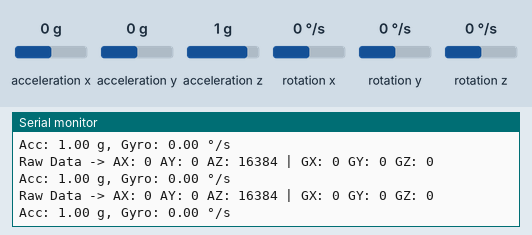
A sketch run on a simulated Arduino Uno, built with avr-gcc and run on an emulated ATmega328P. Shown: the last lines printed to the serial monitor. The inputs (shaded band) are chosen by the test bench; at power-on: acceleration x 0 g, acceleration y 0 g, acceleration z 1 g, rotation x 0 °/s, rotation y 0 °/s, rotation z 0 °/s.

Above: at 1.2 s.
1.3 s: acceleration x set to -1.4 g
At 1.39 s:
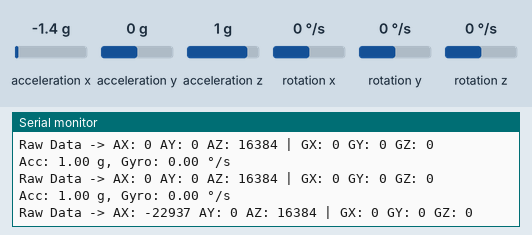
2.8 s: acceleration y set to -1.4 g
At 2.88 s:
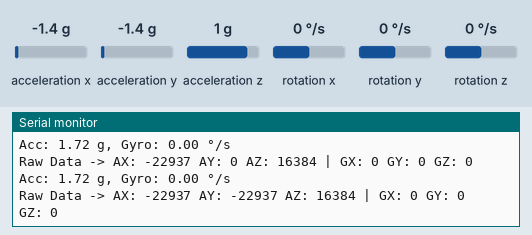
4.3 s: acceleration z set to -1.4 g
At 4.37 s:
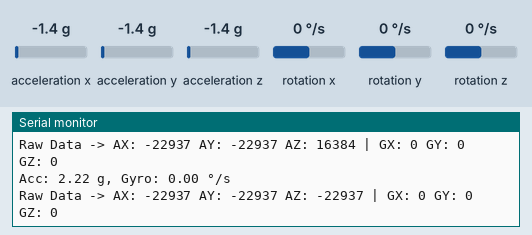
5.8 s: rotation x set to -192 °/s
At 5.87 s:
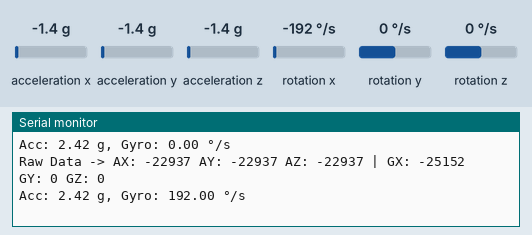
7.3 s: rotation y set to -192 °/s
At 7.37 s:
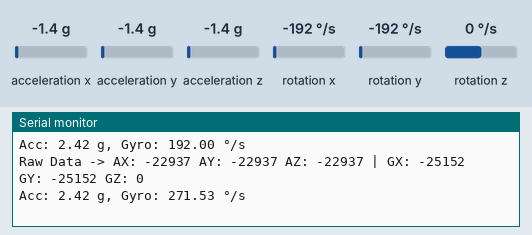
Timing chart, 0 to 9.8 s (numbered marks = the images above; inputs shaded):
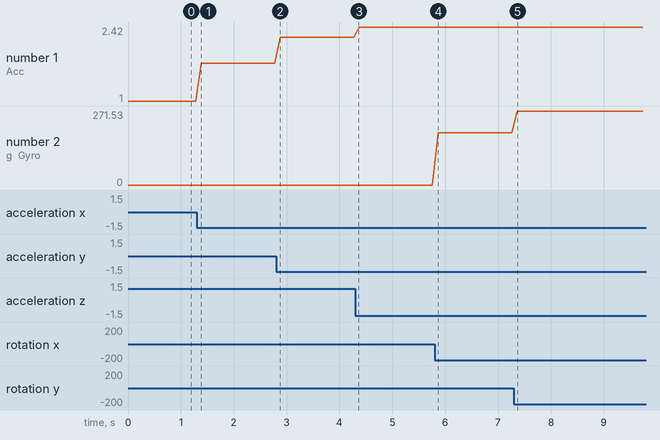

Measured:
- after the input at 1.3 s, the serial monitor: prints a new line after 0.09 s (image 1)
- after the input at 2.8 s, the serial monitor: prints a new line after 0.08 s (image 2)
- after the input at 4.3 s, the serial monitor: prints a new line after 0.07 s (image 3)
- after the input at 5.8 s, the serial monitor: prints a new line after 0.06 s (image 4)
- after the input at 7.3 s, the serial monitor: prints a new line after 0.06 s (image 5)
- plotted number 1: 1 → 1.72 after the input at 1.3 s, 1.72 → 2.22 after the input at 2.8 s, 2.22 → 2.42 after the input at 4.3 s
- plotted number 2: 0 → 192 after the input at 5.8 s, 192 → 271.53 after the input at 7.3 s

The sketch:

fall_down_detect.ino
```cpp
#include <Wire.h>
#include <MPU6050.h>

MPU6050 mpu;

#define ACC_THRESHOLD 2.5 // Acceleration threshold (g)
#define GYRO_THRESHOLD 300 // Angular velocity threshold (°/s)
#define FALL_TIME_THRESHOLD 100 // 100ms false alarm filter

unsigned long fallStartTime = 0;
bool fallDetected = false;

void setup() {
    Serial.begin(115200);
    Wire.begin();

    mpu.initialize();
    if (!mpu.testConnection()) {
        Serial.println("MPU6050 connection failed!");
        while (1);
    }
    Serial.println("MPU6050 initialized successfully");
}

void loop() {
    int16_t ax, ay, az, gx, gy, gz;
    float acc_x, acc_y, acc_z, gyro_x, gyro_y, gyro_z;

    // Read acceleration & angular velocity data
    mpu.getMotion6(&ax, &ay, &az, &gx, &gy, &gz);

  // 打印处理前的原始数据
  Serial.print("Raw Data -> ");
  Serial.print("AX: "); Serial.print(ax);
  Serial.print(" AY: "); Serial.print(ay);
  Serial.print(" AZ: "); Serial.print(az);
  Serial.print(" | GX: "); Serial.print(gx);
  Serial.print(" GY: "); Serial.print(gy);
  Serial.print(" GZ: "); Serial.println(gz);

    // Convert to actual physical units
    acc_x = ax / 16384.0; // 2g range
    acc_y = ay / 16384.0;
    acc_z = az / 16384.0;
    gyro_x = gx / 131.0; // 250°/s range
    gyro_y = gy / 131.0;
    gyro_z = gz / 131.0;

    // Calculate total acceleration (sqrt(ax^2 + ay^2 + az^2))
    float totalAcc = sqrt(acc_x * acc_x + acc_y * acc_y + acc_z * acc_z);

    // Calculate the absolute value of angular velocity
    float totalGyro = sqrt(gyro_x * gyro_x + gyro_y * gyro_y + gyro_z * gyro_z);

    Serial.print("Acc: "); Serial.print(totalAcc); Serial.print(" g, ");
    Serial.print("Gyro: "); Serial.print(totalGyro); Serial.println(" °/s");

    // Detect a fall
    if (totalAcc > ACC_THRESHOLD && totalGyro > GYRO_THRESHOLD) {
        if (!fallDetected) {
            fallStartTime = millis(); // Record the fall time
            fallDetected = true;
        } else if (millis() - fallStartTime > FALL_TIME_THRESHOLD) {
            Serial.println("⚠️ Fall detected!");
        }
    } else {
        fallDetected = false;
    }

    delay(100);
}
```
